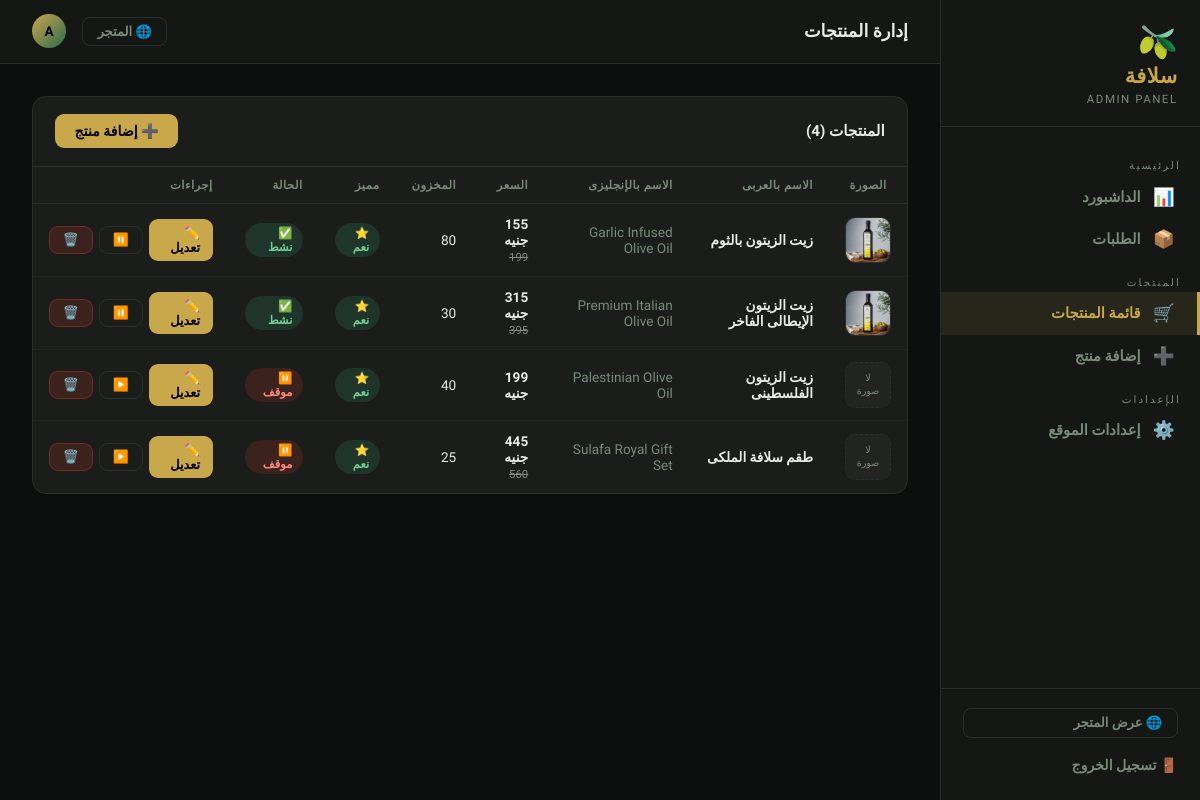
Page /admin/products (signed in) on the earlier database version.
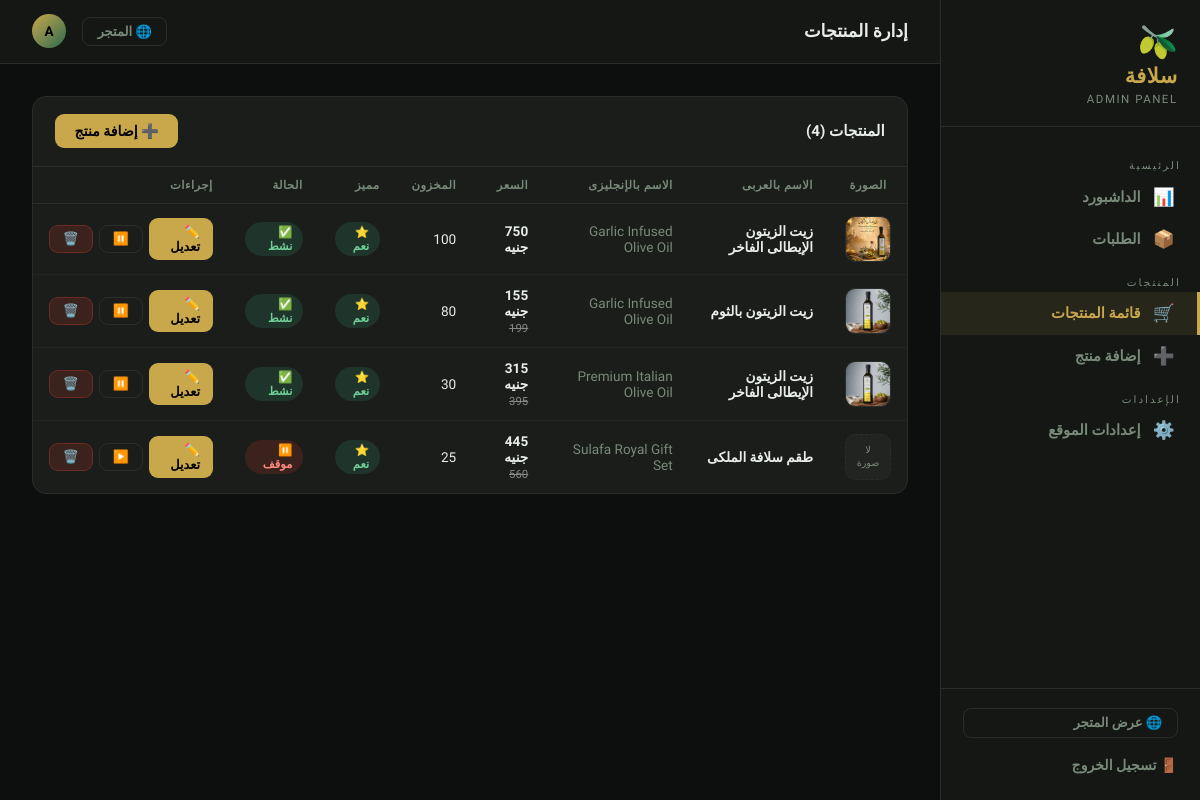
Same page on the later database version.
### tables this page shows
CREATE TABLE settings (
            key TEXT PRIMARY KEY,
            value TEXT
        );

CREATE TABLE products (
            id INTEGER PRIMARY KEY AUTOINCREMENT,
            name_ar TEXT NOT NULL,
            name_en TEXT NOT NULL,
            desc_ar TEXT,
            desc_en TEXT,
            price REAL NOT NULL,
            old_price REAL,
            image TEXT DEFAULT '🫒',
            category_ar TEXT DEFAULT 'بكر ممتاز',
            category_en TEXT DEFAULT 'Extra Virgin',
            weight TEXT DEFAULT '750ml',
            origin_ar TEXT DEFAULT 'اليونان',
            origin_en TEXT DEFAULT 'Greece',
            stock INTEGER DEFAULT 100,
            rating REAL DEFAULT 4.9,
            reviews_count INTEGER DEFAULT 0,
            featured INTEGER DEFAULT 1,
            active INTEGER DEFAULT 1,
            sort_order INTEGER DEFAULT 0,
            created_at TEXT DEFAULT CURRENT_TIMESTAMP
        , photo TEXT DEFAULT NULL);

### app.py (the view)
@app.route('/admin/products')
@admin_required
def admin_products():
    products = get_db().execute(
        'SELECT * FROM products ORDER BY sort_order, id'
    ).fetchall()
    return render_template('admin/products.html', products=products)

### app.py (called while the page is built)
def get_db():
    if 'db' not in g:
        g.db = sqlite3.connect(DB_PATH)
        g.db.row_factory = sqlite3.Row
    return g.db

def get_lang():
    return session.get('lang', 'ar')

def get_all_settings():
    rows = get_db().execute('SELECT key, value FROM settings').fetchall()
    return {r['key']: r['value'] for r in rows}

@app.context_processor
def inject_globals():
    return dict(s=get_all_settings(), lang=get_lang())

def admin_required(f):
    @wraps(f)
    def decorated(*args, **kwargs):
        if not session.get('admin_logged_in'):
            return redirect(url_for('admin_login'))
        return f(*args, **kwargs)
    return decorated

### templates/admin/products.html (shortened to what this page needs)
{% extends "admin/base.html" %}
{% block page_title %}إدارة المنتجات{% endblock %}
{% block content %}
<div class="a-card">
  <div class="a-card-head">
    <h3>المنتجات ({{ products|length }})</h3>
    <a href="{{ url_for('admin_product_add') }}" class="btn btn-gold">➕ إضافة منتج</a>
  </div>
  <div style="padding:0">
    <table class="a-table">
      <thead>
        <tr>
          <th style="text-align:center">الصورة</th>
          <th>الاسم بالعربى</th>
          <th>الاسم بالإنجليزى</th>
          <th>السعر</th>
          <th>المخزون</th>
          <th>مميز</th>
          <th>الحالة</th>
          <th>إجراءات</th>
        </tr>
      </thead>
      <tbody>
        {% for p in products %}
        <tr>
          <td style="text-align:center">
            {% if p['photo'] %}
              <img src="{{ p['photo'] }}" alt="{{ p['name_ar'] }}" class="prod-photo"
                   onerror="this.outerHTML='<div class=prod-photo-placeholder>لا صورة</div>'">
            {% else %}
              <div class="prod-photo-placeholder">لا<br>صورة</div>
            {% endif %}
          </td>
          <td><strong>{{ p['name_ar'] }}</strong></td>
          <td style="color:var(--muted)">{{ p['name_en'] }}</td>
          <td>
            <strong>{{ p['price']|int }} جنيه</strong>
            {% if p['old_price'] %}
              <br><small style="color:#888;text-decoration:line-through">{{ p['old_price']|int }}</small>
            {% endif %}
          </td>
          <td>{{ p['stock'] }}</td>
          <td>
            {% if p['featured'] %}
              <span class="badge badge-green">⭐ نعم</span>
            {% else %}
              <span class="badge badge-gray">لا</span>
            {% endif %}
          </td>
          <td>
            {% if p['active'] %}
              <span class="badge badge-green">✅ نشط</span>
            {% else %}
              <span class="badge badge-red">⏸️ موقف</span>
            {% endif %}
          </td>
          <td>
            <div class="actions">
              <a href="{{ url_for('admin_product_edit', pid=p['id']) }}"
                 class="btn btn-gold btn-sm">✏️ تعديل</a>
              <form action="{{ url_for('admin_product_toggle', pid=p['id']) }}" method="POST">
                <button type="submit" class="btn btn-ghost btn-sm"
                        title="{{ 'إيقاف المنتج' if p['active'] else 'تفعيل المنتج' }}">
                  {{ '⏸️' if p['active'] else '▶️' }}
                </button>
              </form>
              <form action="{{ url_for('admin_product_delete', pid=p['id']) }}" method="POST"
                    onsubmit="return confirm('تأكيد حذف المنتج؟')">
                <button type="submit" class="btn btn-red btn-sm">🗑️</button>
              </form>
            </div>
          </td>
        </tr>
        {% endfor %}
      </tbody>
    </table>
  </div>
</div>
{% endblock %}

### templates/admin/base.html (shortened to what this page needs)
<!DOCTYPE html>
<html lang="ar" dir="rtl">
<head>
</head>
<body>
<aside class="sidebar" id="sidebar">
  <div class="sidebar-brand">
    <span class="brand-icon">🫒</span>
    <span class="brand-name">{{ s.site_name_ar or 'سُلافة' }}</span>
    <span class="brand-sub">Admin Panel</span>
  </div>
  <nav class="sidebar-nav">
    <div class="nav-section">الرئيسية</div>
    <a href="{{ url_for('admin_dashboard') }}" class="nav-link {% if request.endpoint == 'admin_dashboard' %}active{% endif %}">
      <span class="nav-icon">📊</span> الداشبورد
    </a>
    <a href="{{ url_for('admin_orders') }}" class="nav-link {% if request.endpoint == 'admin_orders' %}active{% endif %}">
      <span class="nav-icon">📦</span> الطلبات
    </a>
    <div class="nav-section">المنتجات</div>
    <a href="{{ url_for('admin_products') }}" class="nav-link {% if request.endpoint in ['admin_products','admin_product_edit'] %}active{% endif %}">
      <span class="nav-icon">🛒</span> قائمة المنتجات
    </a>
    <a href="{{ url_for('admin_product_add') }}" class="nav-link {% if request.endpoint == 'admin_product_add' %}active{% endif %}">
      <span class="nav-icon">➕</span> إضافة منتج
    </a>
    <div class="nav-section">الإعدادات</div>
    <a href="{{ url_for('admin_settings') }}" class="nav-link {% if request.endpoint == 'admin_settings' %}active{% endif %}">
      <span class="nav-icon">⚙️</span> إعدادات الموقع
    </a>
  </nav>
  <div class="sidebar-footer">
    <a href="{{ url_for('index') }}" class="store-link">🌐 عرض المتجر</a>
    <a href="{{ url_for('admin_logout') }}" class="logout-btn">🚪 تسجيل الخروج</a>
  </div>
</aside>
<div class="main">
  <header class="topbar">
    <div style="display:flex;align-items:center;gap:1rem">
      <div class="page-title">{% block page_title %}<span>📊</span> الداشبورد{% endblock %}</div>
    </div>
    <div class="topbar-actions">
      <a href="{{ url_for('index') }}" class="topbar-store-link">🌐 المتجر</a>
      <div class="admin-avatar">A</div>
    </div>
  </header>
  <div class="content">
    {% block content %}{% endblock %}
  </div>
</div>
</body>
</html>

### templates/admin/base.html (style rules this page uses)
:root { --bg:#0d0f0e; --surface:#141714; --card:#1a1d1a; --border:#2a2e2a; --gold:#c9a84c; --gold-lt:#e2c97e; --green:#2d6a4f; --green-lt:#3a8a65; --red:#c0392b; --text:#e8ede8; --muted:#7a8a7a; --sidebar-w:260px; }
*,*::before,*::after { box-sizing:border-box;margin:0;padding:0 }
body { font-family:"Cairo",sans-serif;background:var(--bg);color:var(--text);min-height:100vh;display:flex }
.sidebar { width:var(--sidebar-w);background:var(--surface);border-left:1px solid var(--border);display:flex;flex-direction:column;position:fixed;top:0;right:0;bottom:0;z-index:100;overflow-y:auto }
.sidebar-brand { padding:1.6rem 1.4rem 1.2rem;border-bottom:1px solid var(--border) }
.brand-icon { font-size:2rem;line-height:1;display:block;margin-bottom:.4rem }
.brand-name { font-size:1.3rem;font-weight:900;color:var(--gold);letter-spacing:.5px;display:block }
.brand-sub { font-size:.72rem;color:var(--muted);letter-spacing:1.5px;text-transform:uppercase }
.sidebar-nav { padding:1rem 0;flex:1 }
.nav-section { padding:.4rem 1.2rem .2rem;font-size:.65rem;color:var(--muted);letter-spacing:2px;text-transform:uppercase;margin-top:.6rem }
.nav-link { display:flex;align-items:center;gap:.75rem;padding:.7rem 1.4rem;color:var(--muted);text-decoration:none;font-size:.92rem;font-weight:600;transition:all .2s;border-right:3px solid transparent }
.nav-link.active { color:var(--gold);background:rgba(201,168,76,.1);border-right-color:var(--gold) }
.nav-icon { font-size:1.1rem;width:22px;text-align:center;flex-shrink:0 }
.sidebar-footer { padding:1.2rem 1.4rem;border-top:1px solid var(--border) }
.store-link { display:flex;align-items:center;gap:.4rem;color:var(--muted);text-decoration:none;font-size:.82rem;font-weight:600;padding:.4rem .9rem;border:1px solid var(--border);border-radius:8px;transition:all .2s;margin-bottom:.7rem }
.logout-btn { display:flex;align-items:center;gap:.6rem;color:var(--muted);text-decoration:none;font-size:.88rem;font-weight:600;transition:color .2s;padding:.5rem 0 }
.main { margin-right:var(--sidebar-w);flex:1;display:flex;flex-direction:column;min-height:100vh }
.topbar { background:var(--surface);border-bottom:1px solid var(--border);padding:.9rem 2rem;display:flex;align-items:center;justify-content:space-between;position:sticky;top:0;z-index:50 }
.page-title { font-size:1.1rem;font-weight:700;color:var(--text) }
.topbar-actions { display:flex;align-items:center;gap:1rem }
.topbar-store-link { display:flex;align-items:center;gap:.4rem;color:var(--muted);text-decoration:none;font-size:.82rem;font-weight:600;padding:.4rem .9rem;border:1px solid var(--border);border-radius:8px;transition:all .2s }
.admin-avatar { width:34px;height:34px;background:linear-gradient(135deg,var(--gold),var(--green));border-radius:50%;display:flex;align-items:center;justify-content:center;font-size:.85rem;font-weight:900;color:#000 }
.content { padding:2rem;flex:1 }
.btn { display:inline-flex;align-items:center;gap:.4rem;padding:.55rem 1.2rem;border-radius:9px;font-family:"Cairo",sans-serif;font-size:.88rem;font-weight:700;cursor:pointer;border:none;text-decoration:none;transition:all .2s }
.btn-gold { background:var(--gold);color:#000 }
.btn-ghost { background:transparent;color:var(--muted);border:1px solid var(--border) }
.btn-red { background:rgba(192,57,43,.2);color:#ff8a80;border:1px solid rgba(192,57,43,.4) }
.btn-sm { padding:.35rem .8rem;font-size:.8rem }
table { width:100%;border-collapse:collapse }
th { text-align:right;padding:.75rem 1rem;font-size:.75rem;color:var(--muted);font-weight:700;letter-spacing:.5px;border-bottom:1px solid var(--border);white-space:nowrap }
td { padding:.85rem 1rem;font-size:.88rem;border-bottom:1px solid rgba(42,46,42,.6);vertical-align:middle }
tr:last-child td { border-bottom:none }
.badge { display:inline-block;padding:.2rem .65rem;border-radius:20px;font-size:.72rem;font-weight:700 }
.badge-green { background:rgba(45,106,79,.3);color:#6fcf97 }
.badge-red { background:rgba(192,57,43,.2);color:#ff8a80 }

Differences in the rows shown:
removed products: shows "لا", name_ar "زيت الزيتون الفلسطينى", name_en "Palestinian Olive Oil", price "199", stock "40", featured "⭐ نعم", shows "⏸️ موقف", active "▶️"
added products: photo (picture), name_ar "زيت الزيتون الإيطالى الفاخر", name_en "Garlic Infused Olive Oil", price "750", stock "100", featured "⭐ نعم", shows "✅ نشط", active "⏸️"
